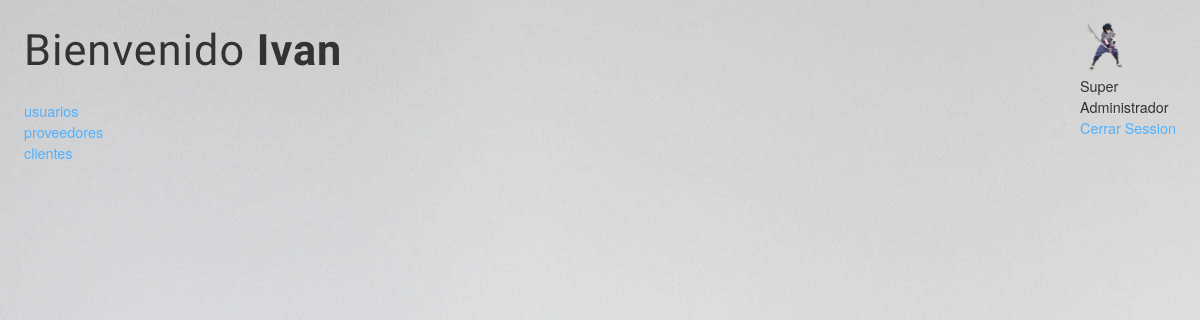
The app's page /principal.php (signed in), older data.
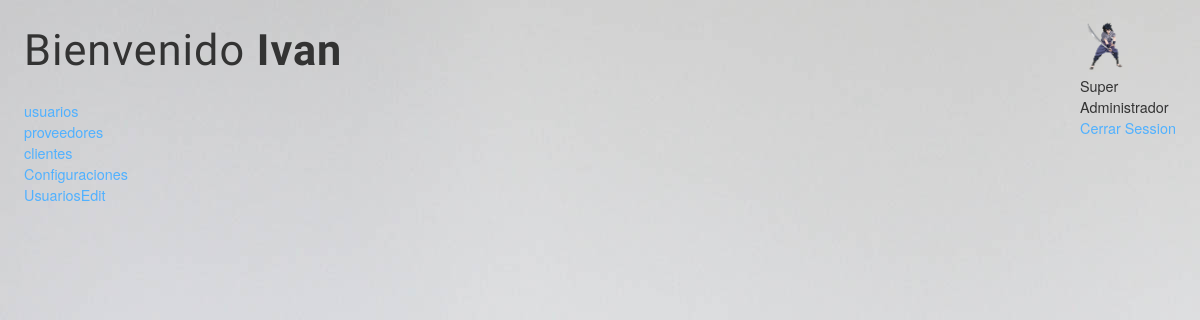
The same page, newer data.
### tables this page shows
CREATE TABLE `crr_modules` (
  `id` int(11) NOT NULL AUTO_INCREMENT,
  `nombre` varchar(80) DEFAULT NULL,
  `estado` int(2) DEFAULT NULL,
  `html` text,
  `icon` text COMMENT 'nombre encode base 64 x 5',
  PRIMARY KEY (`id`)
);

### principal.php (the view, shortened to what this page needs)
<!DOCTYPE html>
<html>
	<head>
		<link rel="stylesheet" type="text/css" href="libs/tab/jquery.dataTables.css">
		<link rel="stylesheet" type="text/css" href="libs/tab/shCore.css">
		<link rel="stylesheet" type="text/css" href="libs/tab/demo.css">
		<link rel="stylesheet" type="text/css" href="css/style.css" media="screen" />
		<link rel="stylesheet" type="text/css" href="css/text.css" media="screen" />
	</head>
		<body>
			<?php
				$mysqli=conectar(1);
				if(isset($_SESSION["usuario"])){
			?>
			<div id="inmobil">
			<?php
				echo "<h1>Bienvenido <b>".ucwords($_SESSION["usuario"])."</b></h1>";
			$mysqli->real_query ('SELECT m.id,
						 m.nombre modulo,
						 m.html enlace,
						 m.estado,
						 p.id_user permiso
					FROM crr_modules m,
					     crr_permissions p
				   WHERE p.id_user='.$_SESSION["id"].'
					 AND m.estado=1
					 AND p.id_modulo=m.id');
					 $resultado = $mysqli->use_result();
					while ($fila = $resultado->fetch_assoc())
					 {
					 	?>
					 	<a onclick='Modules("<?php echo $fila['id']; ?>")' href="#" >
					<?php echo $fila['modulo']; ?>
				</a>
				<?php
					echo "<br/>";
					 }
				?>
			</div>
			<div id="info">
			<br/>
				<a style='cursor: url(../img/icons/edit.png), auto !important; text-align: center;'
				href="Functions/ConfigUser.php?opc=4"
				title="Cambiar Imagen de <?php echo $_SESSION["usuario"]; ?>">
				<img  width=50 height=50 src="img/users/<?php echo $_SESSION["id"]; ?>.jpg"  onerror="src='img/users/default.png'"></a><br>
				<?php
				echo  $_SESSION["tipo"]."<br/>";
						}
						else{  ?>
			<script languaje="JavaScript" type="text/javascript">alert("No has iniciado sesion");location.href="index.php";</script>
						<?php
					}
		 ?>
		 <a href='exit.php'>Cerrar Session</a>
		 </div><br/>
			<div>
			<br/>
		 </div><br/>
		</body>
</html>

### libs/Tab/demo.css (style rules this page uses)
body { font: 90%/1.45em "Helvetica Neue", HelveticaNeue, Arial, Helvetica, sans-serif; margin: 0; padding: 0; color: #333; background-color: #fff; }
h1 { font-family: 'HelveticaNeue-UltraLight', 'Helvetica Neue UltraLight', 'Raleway', 'Helvetica Neue', Arial, Helvetica, sans-serif; font-weight: 100; letter-spacing: 1px; font-size: 3em; line-height: 1em; }
a { cursor: pointer; color: #3174c7; text-decoration: none; }

### css/style.css (style rules this page uses)
body { background-image: url("../img/fondos/5b.jpg"); background-repeat:no-repeat; background-size:cover; }
#info { margin-left:90%; }

### css/text.css (style rules this page uses)
a { text-decoration:none; --color: #FFFFFF; color: #50B1FF; }
#inmobil { position:absolute; margin-left:2%; }

Row changes from the older to the newer data that the page shows:
added crr_modules: nombre "Configuraciones"
now on this page (row edited): crr_modules: nombre "UsuariosEdit"
